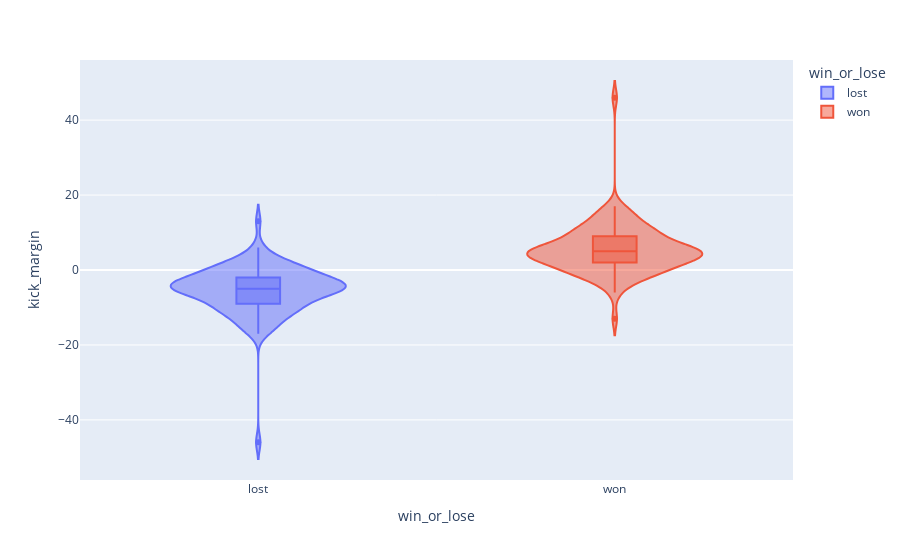

The cell this chart's notebook holds for it:
### Code cell
fig = px.violin(df, y='kick_margin', x='win_or_lose', color='win_or_lose',  box=True, violinmode='overlay')

print(fig)
fig.show()

### Figure 1 — Plotly figure (JSON) as saved in the notebook; plotly's stock layout.template omitted (floating-point values rounded to 4 significant figures)
{"data": [{"alignmentgroup": "True", "box": {"visible": true}, "hovertemplate": "win_or_lose=%{x}<br>kick_margin=%{y}<extra></extra>", "legendgroup": "lost", "marker": {"color": "#636efa"}, "name": "lost", "offsetgroup": "lost", "orientation": "v", "scalegroup": "True", "showlegend": true, "type": "violin", "x": ["lost", "lost", "lost", "lost", "lost", "lost", "lost", "lost", "lost", "lost", "lost", "lost", "lost", "lost", "lost", "lost", "lost", "lost", "lost", "lost", "lost", "lost", "lost", "lost", "lost", "lost", "lost", "lost", "lost", "lost", "lost", "lost", "lost", "lost", "lost", "lost", "lost", "lost", "lost", "lost", "lost", "lost", "lost", "lost", "lost", "lost", "lost", "lost", "lost", "lost", "lost", "lost", "lost", "lost", "lost", "lost", "lost", "lost", "lost", "lost", "lost", "lost", "lost", "lost", "lost", "lost", "lost", "lost", "lost", "lost", "lost", "lost", "lost", "lost", "lost", "lost", "lost", "lost", "lost", "lost", "lost", "lost", "lost", "lost", "lost", "lost", "lost", "lost", "lost", "lost", "lost", "lost", "lost"], "x0": " ", "xaxis": "x", "y": [0, -13, -4, -11, -15, -5, -3, -5, -15, -11, 6, -2, -6, -12, -4, -5, -10, -3, -3, 0, -2, 1, 1, -13, -6, -9, -3, -6, -11, -7, -14, -5, -4, 3, -3, -5, 0, -6, 1, -6, -10, 5, 1, -9, -3, -8, -11, -2, 3, 1, -4, -1, -46, -6, -1, 3, -8, -11, -10, 1, -2, -2, -8, -9, -4, -4, -5, -17, -4, -13, -3, -7, -5, -5, -5, 13, -16, -8, -4, -5, 1, -2, -5, -7, -4, -4, -6, -16, -10, -9, 1, 0, -1], "y0": " ", "yaxis": "y"}, {"alignmentgroup": "True", "box": {"visible": true}, "hovertemplate": "win_or_lose=%{x}<br>kick_margin=%{y}<extra></extra>", "legendgroup": "won", "marker": {"color": "#EF553B"}, "name": "won", "offsetgroup": "won", "orientation": "v", "scalegroup": "True", "showlegend": true, "type": "violin", "x": ["won", "won", "won", "won", "won", "won", "won", "won", "won", "won", "won", "won", "won", "won", "won", "won", "won", "won", "won", "won", "won", "won", "won", "won", "won", "won", "won", "won", "won", "won", "won", "won", "won", "won", "won", "won", "won", "won", "won", "won", "won", "won", "won", "won", "won", "won", "won", "won", "won", "won", "won", "won", "won", "won", "won", "won", "won", "won", "won", "won", "won", "won", "won", "won", "won", "won", "won", "won", "won", "won", "won", "won", "won", "won", "won", "won", "won", "won", "won", "won", "won", "won", "won", "won", "won", "won", "won", "won", "won", "won", "won", "won", "won"], "x0": " ", "xaxis": "x", "y": [0, 13, 4, 11, 15, 5, 3, 5, 15, 11, -6, 2, 6, 12, 4, 5, 10, 3, 3, 0, 2, -1, -1, 13, 6, 9, 3, 6, 11, 7, 14, 5, 4, -3, 3, 5, 0, 6, -1, 6, 10, -5, -1, 9, 3, 8, 11, 2, -3, -1, 4, 1, 46, 6, 1, -3, 8, 11, 10, -1, 2, 2, 8, 9, 4, 4, 5, 17, 4, 13, 3, 7, 5, 5, 5, -13, 16, 8, 4, 5, -1, 2, 5, 7, 4, 4, 6, 16, 10, 9, -1, 0, 1], "y0": " ", "yaxis": "y"}], "layout": {"legend": {"title": {"text": "win_or_lose"}, "tracegroupgap": 0}, "margin": {"t": 60}, "violinmode": "overlay", "xaxis": {"anchor": "y", "categoryarray": ["lost", "won", null], "categoryorder": "array", "domain": [0, 1], "title": {"text": "win_or_lose"}}, "yaxis": {"anchor": "x", "domain": [0, 1], "title": {"text": "kick_margin"}}}}
